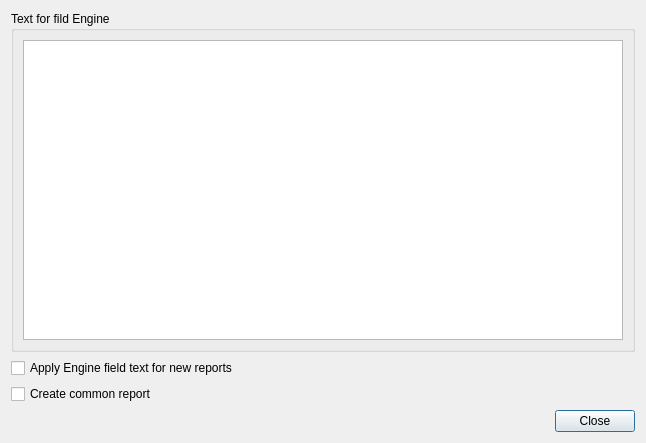
<?xml version="1.0" encoding="UTF-8"?>
<ui version="4.0">
 <class>ReportProcessingSettingsDialog</class>
 <widget class="QDialog" name="ReportProcessingSettingsDialog">
  <property name="windowModality">
   <enum>Qt::ApplicationModal</enum>
  </property>
  <property name="geometry">
   <rect>
    <x>0</x>
    <y>0</y>
    <width>642</width>
    <height>459</height>
   </rect>
  </property>
  <property name="windowTitle">
   <string>Qr49: Report processing settings</string>
  </property>
  <property name="windowIcon">
   <iconset resource="qr49.qrc">
    <normaloff>:/icons/icons/toxic.png</normaloff>:/icons/icons/toxic.png</iconset>
  </property>
  <layout class="QVBoxLayout" name="verticalLayout_2">
   <property name="sizeConstraint">
    <enum>QLayout::SetFixedSize</enum>
   </property>
   <item>
    <widget class="QGroupBox" name="groupBox">
     <property name="title">
      <string>Text for fild Engine</string>
     </property>
     <layout class="QVBoxLayout" name="verticalLayout">
      <item>
       <widget class="QPlainTextEdit" name="plainTextEdit_FieldEngineText">
        <property name="minimumSize">
         <size>
          <width>600</width>
          <height>300</height>
         </size>
        </property>
        <property name="font">
         <font>
          <family>DejaVu Sans Mono</family>
          <pointsize>10</pointsize>
         </font>
        </property>
        <property name="lineWrapMode">
         <enum>QPlainTextEdit::NoWrap</enum>
        </property>
       </widget>
      </item>
     </layout>
    </widget>
   </item>
   <item>
    <widget class="QCheckBox" name="checkBox_ApplyEngineFieldText">
     <property name="text">
      <string>Apply Engine field text for new reports</string>
     </property>
    </widget>
   </item>
   <item>
    <widget class="QCheckBox" name="checkBox_CreateCommonReport">
     <property name="text">
      <string>Create common report</string>
     </property>
    </widget>
   </item>
   <item>
    <spacer name="verticalSpacer">
     <property name="orientation">
      <enum>Qt::Vertical</enum>
     </property>
     <property name="sizeHint" stdset="0">
      <size>
       <width>20</width>
       <height>0</height>
      </size>
     </property>
    </spacer>
   </item>
   <item>
    <layout class="QHBoxLayout" name="horizontalLayout">
     <item>
      <spacer name="horizontalSpacer">
       <property name="orientation">
        <enum>Qt::Horizontal</enum>
       </property>
       <property name="sizeHint" stdset="0">
        <size>
         <width>40</width>
         <height>20</height>
        </size>
       </property>
      </spacer>
     </item>
     <item>
      <widget class="QPushButton" name="pushButton_Close">
       <property name="text">
        <string>Close</string>
       </property>
      </widget>
     </item>
    </layout>
   </item>
  </layout>
 </widget>
 <resources>
  <include location="qr49.qrc"/>
 </resources>
 <connections>
  <connection>
   <sender>pushButton_Close</sender>
   <signal>clicked()</signal>
   <receiver>ReportProcessingSettingsDialog</receiver>
   <slot>hide()</slot>
   <hints>
    <hint type="sourcelabel">
     <x>549</x>
     <y>377</y>
    </hint>
    <hint type="destinationlabel">
     <x>299</x>
     <y>199</y>
    </hint>
   </hints>
  </connection>
 </connections>
</ui>
